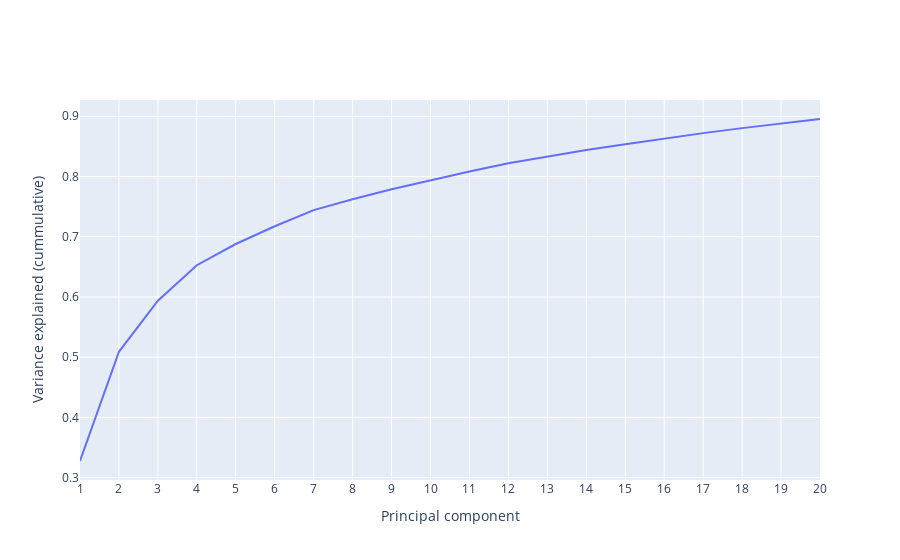

Write notebook code for a chart like this one.
### Code cell
x = np.arange(1,len(fracs)+1)
y = np.cumsum(fracs) # Cumulative sum of elements in the fracs array
fig = go.Figure(data=go.Scatter(x=x, y=y))
fig.update_layout(xaxis_title='Principal component', yaxis_title='Variance explained (cummulative)',
                 xaxis = dict(dtick = 1.0))
fig.show()

#11 principal components are required to explain 80% of the variance

### Figure 1 — Plotly figure (JSON) as saved in the notebook; plotly's stock layout.template omitted (floating-point values rounded to 4 significant figures)
{"data": [{"type": "scatter", "x": [1, 2, 3, 4, 5, 6, 7, 8, 9, 10, 11, 12, 13, 14, 15, 16, 17, 18, 19, 20], "y": [0.3276, 0.509, 0.5939, 0.6527, 0.6879, 0.7174, 0.7441, 0.7622, 0.7788, 0.7939, 0.8084, 0.8219, 0.8331, 0.8439, 0.8537, 0.8632, 0.872, 0.8804, 0.8881, 0.8955]}], "layout": {"xaxis": {"dtick": 1, "title": {"text": "Principal component"}}, "yaxis": {"title": {"text": "Variance explained (cummulative)"}}}}
